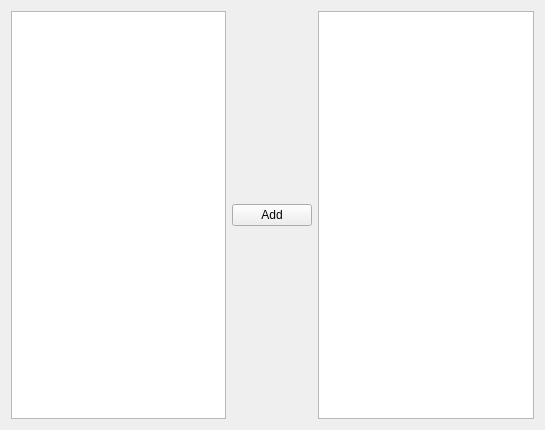
<?xml version="1.0" encoding="UTF-8"?>
<ui version="4.0">
 <class>MyGUIWithCreator</class>
 <widget class="QWidget" name="MyGUIWithCreator">
  <property name="geometry">
   <rect>
    <x>0</x>
    <y>0</y>
    <width>545</width>
    <height>430</height>
   </rect>
  </property>
  <property name="windowTitle">
   <string>MyGUIWithCreator</string>
  </property>
  <layout class="QVBoxLayout" name="verticalLayout">
   <item>
    <layout class="QHBoxLayout" name="horizontalLayout">
     <item>
      <widget class="QListView" name="dogList"/>
     </item>
     <item>
      <widget class="QPushButton" name="addAdoptionButton">
       <property name="text">
        <string>Add</string>
       </property>
      </widget>
     </item>
     <item>
      <widget class="QListView" name="adoptionList"/>
     </item>
    </layout>
   </item>
  </layout>
 </widget>
 <layoutdefault spacing="6" margin="11"/>
 <resources/>
 <connections/>
</ui>
